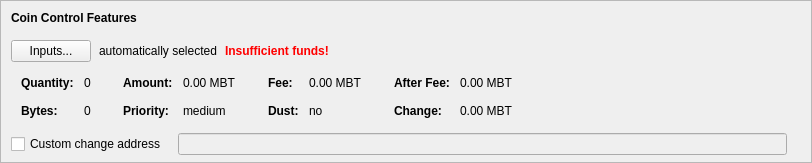
    <widget class="QFrame" name="frameCoinControl">
     <property name="sizePolicy">
      <sizepolicy hsizetype="Expanding" vsizetype="Expanding">
       <horstretch>0</horstretch>
       <verstretch>0</verstretch>
      </sizepolicy>
     </property>
     <property name="maximumSize">
      <size>
       <width>16777215</width>
       <height>16777215</height>
      </size>
     </property>
     <property name="frameShape">
      <enum>QFrame::StyledPanel</enum>
     </property>
     <property name="frameShadow">
      <enum>QFrame::Sunken</enum>
     </property>
     <layout class="QVBoxLayout" name="verticalLayoutCoinControl2">
      <property name="spacing">
       <number>0</number>
      </property>
      <property name="leftMargin">
       <number>0</number>
      </property>
      <property name="topMargin">
       <number>0</number>
      </property>
      <property name="rightMargin">
       <number>0</number>
      </property>
      <property name="bottomMargin">
       <number>6</number>
      </property>
      <item>
       <layout class="QVBoxLayout" name="verticalLayoutCoinControl" stretch="0,0,0,0,1">
        <property name="spacing">
         <number>0</number>
        </property>
        <property name="leftMargin">
         <number>10</number>
        </property>
        <property name="topMargin">
         <number>10</number>
        </property>
        <item>
         <layout class="QHBoxLayout" name="horizontalLayoutCoinControl1">
          <property name="bottomMargin">
           <number>15</number>
          </property>
          <item>
           <widget class="QLabel" name="labelCoinControlFeatures">
            <property name="sizePolicy">
             <sizepolicy hsizetype="Preferred" vsizetype="Maximum">
              <horstretch>0</horstretch>
              <verstretch>0</verstretch>
             </sizepolicy>
            </property>
            <property name="font">
             <font>
              <weight>75</weight>
              <bold>true</bold>
             </font>
            </property>
            <property name="styleSheet">
             <string notr="true">font-weight:bold;</string>
            </property>
            <property name="text">
             <string>Coin Control Features</string>
            </property>
           </widget>
          </item>
         </layout>
        </item>
        <item>
         <layout class="QHBoxLayout" name="horizontalLayoutCoinControl2" stretch="0,0,0,0">
          <property name="spacing">
           <number>8</number>
          </property>
          <property name="bottomMargin">
           <number>10</number>
          </property>
          <item>
           <widget class="QPushButton" name="pushButtonCoinControl">
            <property name="styleSheet">
             <string notr="true"/>
            </property>
            <property name="text">
             <string>Inputs...</string>
            </property>
            <property name="autoDefault">
             <bool>false</bool>
            </property>
           </widget>
          </item>
          <item>
           <widget class="QLabel" name="labelCoinControlAutomaticallySelected">
            <property name="text">
             <string>automatically selected</string>
            </property>
            <property name="margin">
             <number>5</number>
            </property>
           </widget>
          </item>
          <item>
           <widget class="QLabel" name="labelCoinControlInsuffFunds">
            <property name="font">
             <font>
              <weight>75</weight>
              <bold>true</bold>
             </font>
            </property>
            <property name="styleSheet">
             <string notr="true">color:red;font-weight:bold;</string>
            </property>
            <property name="text">
             <string>Insufficient funds!</string>
            </property>
            <property name="margin">
             <number>5</number>
            </property>
           </widget>
          </item>
          <item>
           <spacer name="horizontalSpacerCoinControl">
            <property name="orientation">
             <enum>Qt::Horizontal</enum>
            </property>
            <property name="sizeHint" stdset="0">
             <size>
              <width>40</width>
              <height>1</height>
             </size>
            </property>
           </spacer>
          </item>
         </layout>
        </item>
        <item>
         <widget class="QWidget" name="widgetCoinControl" native="true">
          <property name="sizePolicy">
           <sizepolicy hsizetype="Preferred" vsizetype="Preferred">
            <horstretch>0</horstretch>
            <verstretch>0</verstretch>
           </sizepolicy>
          </property>
          <property name="minimumSize">
           <size>
            <width>0</width>
            <height>0</height>
           </size>
          </property>
          <property name="styleSheet">
           <string notr="true"/>
          </property>
          <layout class="QHBoxLayout" name="horizontalLayoutCoinControl5">
           <property name="leftMargin">
            <number>0</number>
           </property>
           <property name="topMargin">
            <number>0</number>
           </property>
           <property name="rightMargin">
            <number>0</number>
           </property>
           <property name="bottomMargin">
            <number>0</number>
           </property>
           <item>
            <layout class="QHBoxLayout" name="horizontalLayoutCoinControl3" stretch="0,0,0,1">
             <property name="spacing">
              <number>20</number>
             </property>
             <property name="topMargin">
              <number>0</number>
             </property>
             <property name="bottomMargin">
              <number>10</number>
             </property>
             <item>
              <layout class="QFormLayout" name="formLayoutCoinControl1">
               <property name="horizontalSpacing">
                <number>10</number>
               </property>
               <property name="verticalSpacing">
                <number>14</number>
               </property>
               <property name="leftMargin">
                <number>10</number>
               </property>
               <property name="topMargin">
                <number>4</number>
               </property>
               <property name="rightMargin">
                <number>6</number>
               </property>
               <item row="0" column="0">
                <widget class="QLabel" name="labelCoinControlQuantityText">
                 <property name="font">
                  <font>
                   <weight>75</weight>
                   <bold>true</bold>
                  </font>
                 </property>
                 <property name="text">
                  <string>Quantity:</string>
                 </property>
                 <property name="margin">
                  <number>0</number>
                 </property>
                </widget>
               </item>
               <item row="0" column="1">
                <widget class="QLabel" name="labelCoinControlQuantity">
                 <property name="cursor">
                  <cursorShape>IBeamCursor</cursorShape>
                 </property>
                 <property name="contextMenuPolicy">
                  <enum>Qt::ActionsContextMenu</enum>
                 </property>
                 <property name="text">
                  <string notr="true">0</string>
                 </property>
                 <property name="margin">
                  <number>0</number>
                 </property>
                 <property name="textInteractionFlags">
                  <set>Qt::LinksAccessibleByMouse|Qt::TextSelectableByKeyboard|Qt::TextSelectableByMouse</set>
                 </property>
                </widget>
               </item>
               <item row="1" column="0">
                <widget class="QLabel" name="labelCoinControlBytesText">
                 <property name="font">
                  <font>
                   <weight>75</weight>
                   <bold>true</bold>
                  </font>
                 </property>
                 <property name="text">
                  <string>Bytes:</string>
                 </property>
                </widget>
               </item>
               <item row="1" column="1">
                <widget class="QLabel" name="labelCoinControlBytes">
                 <property name="cursor">
                  <cursorShape>IBeamCursor</cursorShape>
                 </property>
                 <property name="contextMenuPolicy">
                  <enum>Qt::ActionsContextMenu</enum>
                 </property>
                 <property name="text">
                  <string notr="true">0</string>
                 </property>
                 <property name="textInteractionFlags">
                  <set>Qt::LinksAccessibleByMouse|Qt::TextSelectableByKeyboard|Qt::TextSelectableByMouse</set>
                 </property>
                </widget>
               </item>
              </layout>
             </item>
             <item>
              <layout class="QFormLayout" name="formLayoutCoinControl2">
               <property name="horizontalSpacing">
                <number>10</number>
               </property>
               <property name="verticalSpacing">
                <number>14</number>
               </property>
               <property name="leftMargin">
                <number>6</number>
               </property>
               <property name="topMargin">
                <number>4</number>
               </property>
               <property name="rightMargin">
                <number>6</number>
               </property>
               <item row="0" column="0">
                <widget class="QLabel" name="labelCoinControlAmountText">
                 <property name="font">
                  <font>
                   <weight>75</weight>
                   <bold>true</bold>
                  </font>
                 </property>
                 <property name="text">
                  <string>Amount:</string>
                 </property>
                 <property name="margin">
                  <number>0</number>
                 </property>
                </widget>
               </item>
               <item row="0" column="1">
                <widget class="QLabel" name="labelCoinControlAmount">
                 <property name="cursor">
                  <cursorShape>IBeamCursor</cursorShape>
                 </property>
                 <property name="contextMenuPolicy">
                  <enum>Qt::ActionsContextMenu</enum>
                 </property>
                 <property name="text">
                  <string notr="true">0.00 MBT</string>
                 </property>
                 <property name="textInteractionFlags">
                  <set>Qt::LinksAccessibleByMouse|Qt::TextSelectableByKeyboard|Qt::TextSelectableByMouse</set>
                 </property>
                </widget>
               </item>
               <item row="1" column="0">
                <widget class="QLabel" name="labelCoinControlPriorityText">
                 <property name="font">
                  <font>
                   <weight>75</weight>
                   <bold>true</bold>
                  </font>
                 </property>
                 <property name="text">
                  <string>Priority:</string>
                 </property>
                </widget>
               </item>
               <item row="1" column="1">
                <widget class="QLabel" name="labelCoinControlPriority">
                 <property name="cursor">
                  <cursorShape>IBeamCursor</cursorShape>
                 </property>
                 <property name="contextMenuPolicy">
                  <enum>Qt::ActionsContextMenu</enum>
                 </property>
                 <property name="text">
                  <string notr="true">medium</string>
                 </property>
                 <property name="textInteractionFlags">
                  <set>Qt::LinksAccessibleByMouse|Qt::TextSelectableByKeyboard|Qt::TextSelectableByMouse</set>
                 </property>
                </widget>
               </item>
              </layout>
             </item>
             <item>
              <layout class="QFormLayout" name="formLayoutCoinControl3">
               <property name="horizontalSpacing">
                <number>10</number>
               </property>
               <property name="verticalSpacing">
                <number>14</number>
               </property>
               <property name="leftMargin">
                <number>6</number>
               </property>
               <property name="topMargin">
                <number>4</number>
               </property>
               <property name="rightMargin">
                <number>6</number>
               </property>
               <item row="0" column="0">
                <widget class="QLabel" name="labelCoinControlFeeText">
                 <property name="font">
                  <font>
                   <weight>75</weight>
                   <bold>true</bold>
                  </font>
                 </property>
                 <property name="text">
                  <string>Fee:</string>
                 </property>
                 <property name="margin">
                  <number>0</number>
                 </property>
                </widget>
               </item>
               <item row="0" column="1">
                <widget class="QLabel" name="labelCoinControlFee">
                 <property name="cursor">
                  <cursorShape>IBeamCursor</cursorShape>
                 </property>
                 <property name="contextMenuPolicy">
                  <enum>Qt::ActionsContextMenu</enum>
                 </property>
                 <property name="text">
                  <string notr="true">0.00 MBT</string>
                 </property>
                 <property name="textInteractionFlags">
                  <set>Qt::LinksAccessibleByMouse|Qt::TextSelectableByKeyboard|Qt::TextSelectableByMouse</set>
                 </property>
                </widget>
               </item>
               <item row="1" column="0">
                <widget class="QLabel" name="labelCoinControlLowOutputText">
                 <property name="font">
                  <font>
                   <weight>75</weight>
                   <bold>true</bold>
                  </font>
                 </property>
                 <property name="text">
                  <string>Dust:</string>
                 </property>
                </widget>
               </item>
               <item row="1" column="1">
                <widget class="QLabel" name="labelCoinControlLowOutput">
                 <property name="cursor">
                  <cursorShape>IBeamCursor</cursorShape>
                 </property>
                 <property name="contextMenuPolicy">
                  <enum>Qt::ActionsContextMenu</enum>
                 </property>
                 <property name="text">
                  <string notr="true">no</string>
                 </property>
                 <property name="textInteractionFlags">
                  <set>Qt::LinksAccessibleByMouse|Qt::TextSelectableByKeyboard|Qt::TextSelectableByMouse</set>
                 </property>
                </widget>
               </item>
              </layout>
             </item>
             <item>
              <layout class="QFormLayout" name="formLayoutCoinControl4">
               <property name="horizontalSpacing">
                <number>10</number>
               </property>
               <property name="verticalSpacing">
                <number>14</number>
               </property>
               <property name="leftMargin">
                <number>6</number>
               </property>
               <property name="topMargin">
                <number>4</number>
               </property>
               <property name="rightMargin">
                <number>6</number>
               </property>
               <item row="0" column="0">
                <widget class="QLabel" name="labelCoinControlAfterFeeText">
                 <property name="font">
                  <font>
                   <weight>75</weight>
                   <bold>true</bold>
                  </font>
                 </property>
                 <property name="text">
                  <string>After Fee:</string>
                 </property>
                 <property name="margin">
                  <number>0</number>
                 </property>
                </widget>
               </item>
               <item row="0" column="1">
                <widget class="QLabel" name="labelCoinControlAfterFee">
                 <property name="cursor">
                  <cursorShape>IBeamCursor</cursorShape>
                 </property>
                 <property name="contextMenuPolicy">
                  <enum>Qt::ActionsContextMenu</enum>
                 </property>
                 <property name="text">
                  <string notr="true">0.00 MBT</string>
                 </property>
                 <property name="textInteractionFlags">
                  <set>Qt::LinksAccessibleByMouse|Qt::TextSelectableByKeyboard|Qt::TextSelectableByMouse</set>
                 </property>
                </widget>
               </item>
               <item row="1" column="0">
                <widget class="QLabel" name="labelCoinControlChangeText">
                 <property name="font">
                  <font>
                   <weight>75</weight>
                   <bold>true</bold>
                  </font>
                 </property>
                 <property name="text">
                  <string>Change:</string>
                 </property>
                </widget>
               </item>
               <item row="1" column="1">
                <widget class="QLabel" name="labelCoinControlChange">
                 <property name="cursor">
                  <cursorShape>IBeamCursor</cursorShape>
                 </property>
                 <property name="contextMenuPolicy">
                  <enum>Qt::ActionsContextMenu</enum>
                 </property>
                 <property name="text">
                  <string notr="true">0.00 MBT</string>
                 </property>
                 <property name="textInteractionFlags">
                  <set>Qt::LinksAccessibleByMouse|Qt::TextSelectableByKeyboard|Qt::TextSelectableByMouse</set>
                 </property>
                </widget>
               </item>
              </layout>
             </item>
            </layout>
           </item>
          </layout>
         </widget>
        </item>
        <item>
         <layout class="QHBoxLayout" name="horizontalLayoutCoinControl4" stretch="0,0,0">
          <property name="spacing">
           <number>12</number>
          </property>
          <property name="sizeConstraint">
           <enum>QLayout::SetDefaultConstraint</enum>
          </property>
          <property name="topMargin">
           <number>5</number>
          </property>
          <property name="rightMargin">
           <number>5</number>
          </property>
          <item>
           <widget class="QCheckBox" name="checkBoxCoinControlChange">
            <property name="toolTip">
             <string>If this is activated, but the change address is empty or invalid, change will be sent to a newly generated address.</string>
            </property>
            <property name="text">
             <string>Custom change address</string>
            </property>
           </widget>
          </item>
          <item>
           <widget class="QValidatedLineEdit" name="lineEditCoinControlChange">
            <property name="enabled">
             <bool>false</bool>
            </property>
            <property name="sizePolicy">
             <sizepolicy hsizetype="Expanding" vsizetype="Fixed">
              <horstretch>0</horstretch>
              <verstretch>0</verstretch>
             </sizepolicy>
            </property>
           </widget>
          </item>
          <item>
           <widget class="QLabel" name="labelCoinControlChangeLabel">
            <property name="sizePolicy">
             <sizepolicy hsizetype="Preferred" vsizetype="Expanding">
              <horstretch>0</horstretch>
              <verstretch>0</verstretch>
             </sizepolicy>
            </property>
            <property name="minimumSize">
             <size>
              <width>0</width>
              <height>0</height>
             </size>
            </property>
            <property name="text">
             <string/>
            </property>
            <property name="margin">
             <number>3</number>
            </property>
           </widget>
          </item>
         </layout>
        </item>
        <item>
         <spacer name="verticalSpacerCoinControl">
          <property name="orientation">
           <enum>Qt::Vertical</enum>
          </property>
          <property name="sizeHint" stdset="0">
           <size>
            <width>800</width>
            <height>1</height>
           </size>
          </property>
         </spacer>
        </item>
       </layout>
      </item>
     </layout>
    </widget>
